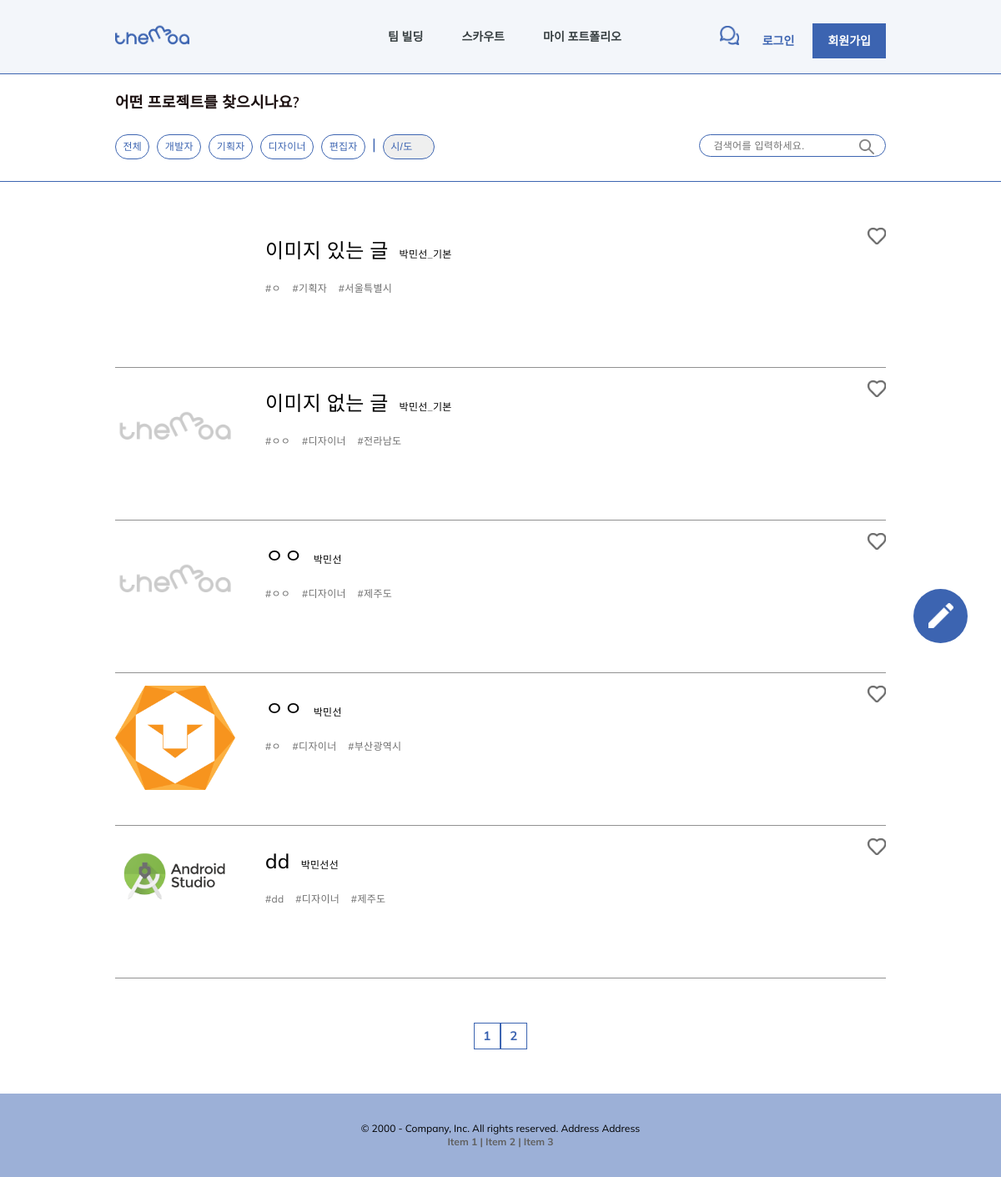
/recruit/team_build/, run on an earlier commit of the app's database.
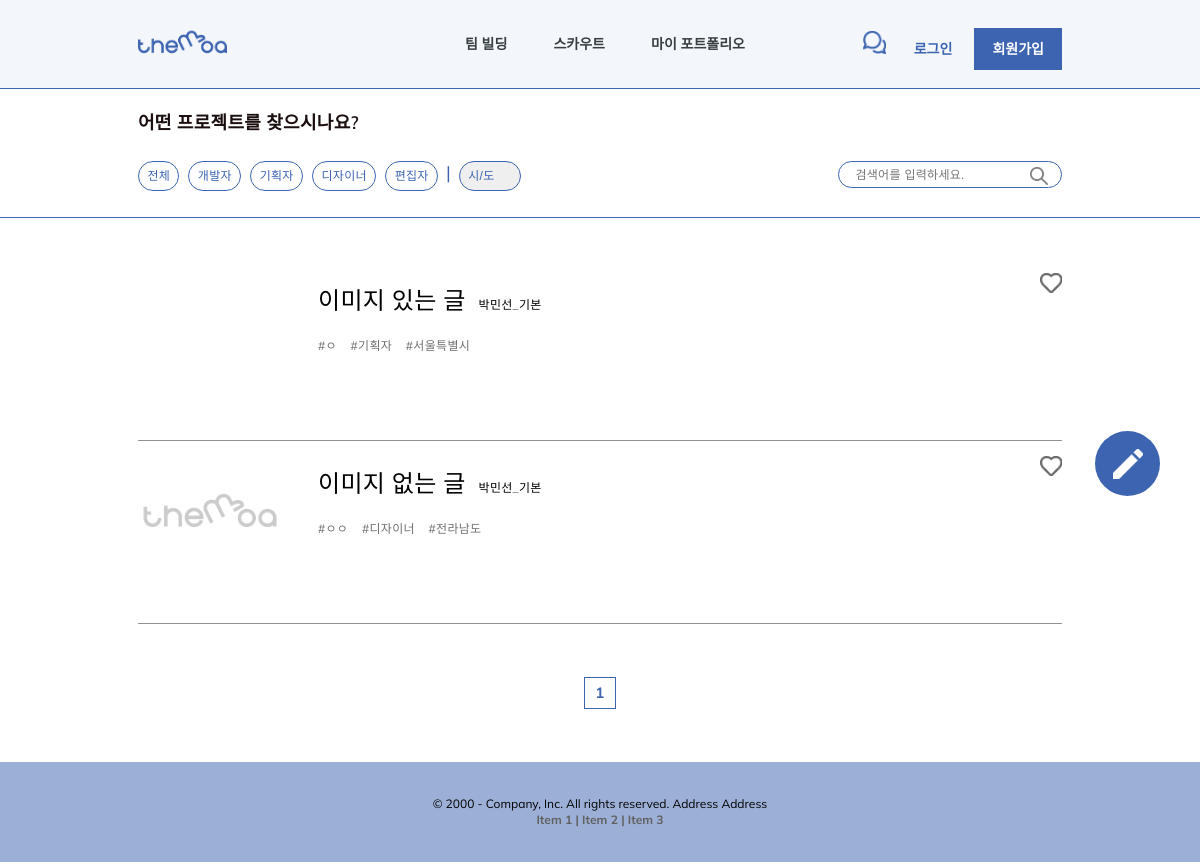
And on a later commit of the database.
### team_build/models.py (models this page shows)
class Recruit(models.Model):
    writer = models.CharField(default='', max_length=200)
    title = models.CharField(default='', max_length=300) # 프로젝트 한줄 설명으로 들어갈 것
    team_name = models.CharField(default='', max_length=200)
    service = models.CharField(default='', max_length=200)
    team_members = models.CharField(
        default='1',
        blank=True,
        null=False,
        max_length=10,
        choices=TEAM_MEMBERS_CHOICES
        )
    service_level = models.CharField(
        default='0',
        null=False,
        blank=True,
        max_length=10,
        choices=LEVEL_CHOICES
        )
    founding_date = models.DateField(default=timezone.now, null=False, blank=True)
    locate = models.CharField(default='', null=False, blank=True, max_length=2, choices=LOCATE_CHOICES)
    image = models.ImageField(
        default='image/team_build/none/img_default.png',
        upload_to="image/team_build/",
        blank=True,
        null=False
        )
    role = MultiSelectField(default='', choices=ROLE_CHOICES, max_choices=4, max_length=100)
    detail = models.TextField(blank=True, null=True)

### team_build/views.py (the view, shortened to what this page needs)
# urls.py: path('team_build/', RecruitListView.as_view(), name='team_build'),
class RecruitListView(ListView):
    model = Recruit
    paginate_by = 5
    template_name = 'team_build/team_build.html'
    context_object_name = 'recruit_list'
    def get_queryset(self):
        search_word = self.request.GET.get('q','')
        recruit_list = Recruit.objects.all()
        recruit_list = recruit_list.order_by('-id')
        return recruit_list
    def get_context_data(self, **kwargs):
        context = super().get_context_data(**kwargs)
        paginator = context['paginator']
        page_num_range = 5
        max_index = len(paginator.page_range)
        page = self.request.GET.get('page')
        current_page = int(page) if page else 1
        start_index = int((current_page - 1) / page_num_range) * page_num_range
        end_index = start_index + page_num_range
        if end_index >= max_index:
            end_index = max_index
        page_range = paginator.page_range[start_index:end_index]
        context['page_range'] = page_range
        if self.request.user.id:
            context['user_instance'] = User.objects.get(pk=self.request.user.id)
        else:
            context['user_instance'] = None
        return context

### templates/team_build/team_build.html (shortened to what this page needs)
{% extends '../base.html' %}
        {% load static %}
        {% block extrahead %}
        <link rel="stylesheet" href="../../static/css/base.css">
        <link rel="stylesheet" href="../../static/css/team_build/team_build.css">
        {% endblock %}
    {% block content %}
    <div>
        <a class="create-img" href="{% url 'team_build:create_recruit' %}">
            <div style="background-image: url('../../static/img/team_build/create_recruit_icon.png');"></div>
        </a>
        <div class="search-box">
            <div class="search-container">
                <p>어떤 프로젝트를 찾으시나요?</p>
                <div class="search-wrapper">
                    <a href="{% url 'team_build:team_build' %}">전체</a>
                    <a href="{% url 'team_build:recruit_role_search' 'Developer' %}">개발자</a>
                    <a href="{% url 'team_build:recruit_role_search' 'Planner' %}">기획자</a>
                    <a href="{% url 'team_build:recruit_role_search' 'Designer' %}">디자이너</a>
                    <a href="{% url 'team_build:recruit_role_search' 'Editor' %}" style="margin-right: 0;">편집자</a>
                    <div class="stick">|</div>
                    <select name="" id="" onchange="location.href='/recruit/team_build/location_search/'+this.value">
                        <option value="">시/도</option>
                    </select>
                    <form action="" method="get">
                        <input type="text" name="q" placeholder="검색어를 입력하세요.">
                        <button type="submit"></button>
                    </form>
                </div>
            </div>
        </div>
        <div class="list-container">
            {% block posts %}
                {% for post in recruit_list %}
                    <div class="recruit-post">
                        <a class="recruit-img" href="{% url 'team_build:detail_recruit' post.id %}">
                            <div
                            style="background-image: url('../../media/{{post.image}}');"
                            ></div>
                        </a>
                        <a class="recruit-content" href="{% url 'team_build:detail_recruit' post.id %}">
                            <div>
                                <p class="recruit-title">{{post.title}}</p>
                                <p class="recruit-writer">{{post.writer}}</p>
                            </div>
                            <p class="recruit-hashtag">
                                #{{post.service}}&nbsp&nbsp&nbsp
                                #{% for role in post.get_role_display %}{{role}}{% endfor %}&nbsp&nbsp&nbsp
                                #{{post.get_locate_display}}
                            </p>
                            <p class="recruit-detail">{{post.detail}}</p>
                        </a>
                        <a class="recruit-like" href="{% if user.is_authenticated %} {% url 'team_build:recruit_like' post.id %} {% else %} {% url 'users:login' %} {% endif %}">
                            <div style="background-image: url('../../static/img/like_icon.png');"></div>
                        </a>
                    </div>
                {% endfor %}
            {% endblock %}
            <div class="page-container">
                <div class="page-wrapper">
                    {% for page in page_range %}
                        <a class="page-box" href="?page={{page}}">{{page}}</a>
                    {% endfor %}
                </div>
            </div>
        </div>
    </div>
    {% endblock %}

What changed in the data, as far as the page shows it:
removed Recruit: image (placeholder picture), title "ㅇㅇ", writer "박민선", service "ㅇㅇ", get_role_display "디" "자" "이" "너", locate "제주도"
removed Recruit: image (picture), title "ㅇㅇ", writer "박민선", service "ㅇ", get_role_display "디" "자" "이" "너", locate "부산광역시"
removed Recruit: image (picture), title "dd", writer "박민선선", service "dd", get_role_display "디" "자" "이" "너", locate "제주도"
Also different on the page:
list line gone: "2"
